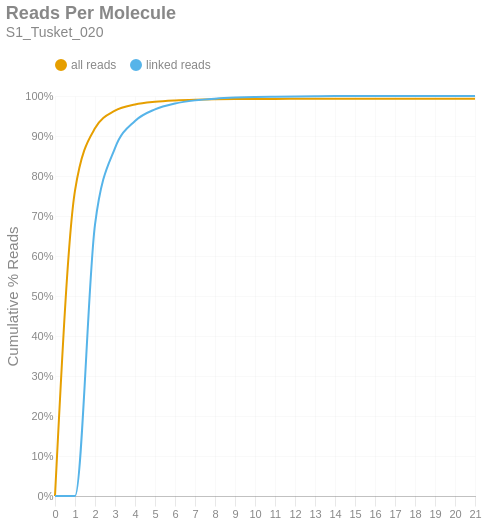

Source (notebook cell):
### Markdown cell above
### Reads per Molecule
This chart shows the cumulative distribution of the number of reads per linked molecule. That is, how many alignments are associated with a unique molecule. This excludes the number of reads associated with invalid or absent linked-read barcodes. The `linked` histogram is the percentages recalculated when disregarding singletons.

### Code cell
if SKIPLR:
    print_html(f"Skipped")
else:
    counts = np.bincount(valids['reads'].cast(pl.Int64).to_numpy())
    weighted = counts * np.arange(len(counts))
    all_perc = weighted / n_reads
    linked_perc = weighted / n_linked_reads
    linked_perc[1] = 0
    binned_df = pl.DataFrame({
        'readsper': list(range(len(counts))),
        'all reads (cumsum)': np.cumsum(all_perc).tolist(),
        'linked reads (cumsum)': np.cumsum(linked_perc).tolist(),
    })

    with SafeRender(binned_df):
        (
            density_plot(binned_df, 'Reads Per Molecule', samplename, 'readspmol')
            .encode(
                x=alt.X('readsper:O', title=None).axis(labelAngle=0).scale(padding=0),
                y=alt.Y('value:Q', title='Cumulative % Reads').axis(format='%').stack(False),
                color=alt.Color("key:N").scale(domain=["all reads", "linked reads"]),
                tooltip=[
                    alt.Tooltip("key:N", title="Data Type"),
                    alt.Tooltip("readsper:O", title="Reads Per Molecule"),
                    alt.Tooltip("value:Q", format=".2%", title="% Reads (Cum.)")
                ]            
            )
        ).display()

### Figure 1 — Vega-Lite specification as saved in the notebook (floating-point values rounded to 4 significant figures)
{"width": "container", "height": 400, "config": {"title": {"anchor": "start", "dy": -15, "fontSize": 18, "color": "#888888", "subtitleColor": "#888888", "subtitleFontSize": 14}, "arc": {"fill": "#0072B2"}, "axis": {"domainColor": "#888888", "domainWidth": 0.5, "gridWidth": 0.2, "grid": false, "titleFontWeight": 400, "titleFontSize": 15, "labelFontSize": 11, "labelColor": "#888888", "tickColor": "#888888", "tickWidth": 0.2, "titleColor": "#888888"}, "axisBand": {"grid": false}, "axisX": {"grid": true, "tickSize": 10, "domainCap": "round"}, "axisY": {"domain": false, "grid": true, "tickSize": 0, "domainCap": "round"}, "background": "transparent", "header": {"labelFontSize": 15, "labelColor": "#888888", "titleFontSize": 15, "titleFontWeight": 600, "titleColor": "#888888"}, "legend": {"labelFont": "sans-serif", "labelFontSize": 12, "labelColor": "#888888", "symbolSize": 100, "symbolType": "circle", "titleFontSize": 12, "titlePadding": 10, "titleColor": "#888888", "title": null, "orient": "top"}, "range": {"category": ["#E69F00", "#56B4E9", "#009E73", "#F0E442", "#0072B2", "#D55E00", "#CC79A7", "#000000"], "diverging": ["#cfe8f3", "#a2d4ec", "#73bfe2", "#46abdb", "#1696d2", "#12719e"]}, "area": {"fill": "#0072B2", "fillOpacity": 0.7, "line": true, "strokeOpacity": 0.7}, "line": {"color": "#0072B2", "stroke": "#0072B2", "strokeWidth": 2}, "trail": {"color": "#0072B2", "stroke": "#0072B2", "strokeWidth": 0, "size": 1}, "point": {"filled": true, "fillOpacity": 1.0, "size": 95}, "text": {"color": "#888888", "fontSize": 11, "align": "right", "fontWeight": 400, "size": 11}, "bar": {"fill": "#0072B2", "stroke": null}, "view": {"stroke": null, "continuousWidth": 660, "continuousHeight": 400}}, "data": {"name": "data-14132873debf5e9e53e54df62064847f"}, "mark": {"type": "line", "interpolate": "monotone", "point": {"opacity": 0, "size": 275}}, "encoding": {"color": {"field": "key", "scale": {"domain": ["all reads", "linked reads"]}, "type": "nominal"}, "tooltip": [{"field": "key", "title": "Data Type", "type": "nominal"}, {"field": "readsper", "title": "Reads Per Molecule", "type": "ordinal"}, {"field": "value", "format": ".2%", "title": "% Reads (Cum.)", "type": "quantitative"}], "x": {"axis": {"labelAngle": 0}, "field": "readsper", "scale": {"padding": 0}, "title": null, "type": "ordinal"}, "y": {"axis": {"format": "%"}, "field": "value", "stack": false, "title": "Cumulative % Reads", "type": "quantitative"}}, "params": [{"name": "param_c36ac31b6afebe62", "select": {"type": "point", "fields": ["key"]}, "bind": "legend"}], "title": {"text": "Reads Per Molecule", "subtitle": "S1_Tusket_020"}, "transform": [{"fold": ["all reads (cumsum)", "linked reads (cumsum)"]}, {"calculate": "replace(datum.key, ' (cumsum)', '')", "as": "key"}, {"filter": {"param": "param_c36ac31b6afebe62"}}], "usermeta": {"embedOptions": {"downloadFileName": "S1_Tusket_020.readspmol"}}, "$schema": "https://vega.github.io/schema/vega-lite/v6.1.0.json", "datasets": {"data-14132873debf5e9e53e54df62064847f": [{"readsper": 0, "all reads (cumsum)": 0.0, "linked reads (cumsum)": 0.0}, {"readsper": 1, "all reads (cumsum)": 0.7634, "linked reads (cumsum)": 0.0}, {"readsper": 2, "all reads (cumsum)": 0.9193, "linked reads (cumsum)": 0.6786}, {"readsper": 3, "all reads (cumsum)": 0.9632, "linked reads (cumsum)": 0.8699}, {"readsper": 4, "all reads (cumsum)": 0.9788, "linked reads (cumsum)": 0.9377}, {"readsper": 5, "all reads (cumsum)": 0.9855, "linked reads (cumsum)": 0.9667}, {"readsper": 6, "all reads (cumsum)": 0.9888, "linked reads (cumsum)": 0.9812}, {"readsper": 7, "all reads (cumsum)": 0.9906, "linked reads (cumsum)": 0.9891}, {"readsper": 8, "all reads (cumsum)": 0.9916, "linked reads (cumsum)": 0.9934}, {"readsper": 9, "all reads (cumsum)": 0.9922, "linked reads (cumsum)": 0.996}, {"readsper": 10, "all reads (cumsum)": 0.9926, "linked reads (cumsum)": 0.9976}, {"readsper": 11, "all reads (cumsum)": 0.9928, "linked reads (cumsum)": 0.9984}, {"readsper": 12, "all reads (cumsum)": 0.9929, "linked reads (cumsum)": 0.999}, {"readsper": 13, "all reads (cumsum)": 0.993, "linked reads (cumsum)": 0.9995}, {"readsper": 14, "all reads (cumsum)": 0.9931, "linked reads (cumsum)": 0.9998}, {"readsper": 15, "all reads (cumsum)": 0.9931, "linked reads (cumsum)": 0.9998}, {"readsper": 16, "all reads (cumsum)": 0.9931, "linked reads (cumsum)": 0.9999}, {"readsper": 17, "all reads (cumsum)": 0.9931, "linked reads (cumsum)": 0.9999}, {"readsper": 18, "all reads (cumsum)": 0.9931, "linked reads (cumsum)": 1.0}, {"readsper": 19, "all reads (cumsum)": 0.9931, "linked reads (cumsum)": 1.0}, {"readsper": 20, "all reads (cumsum)": 0.9931, "linked reads (cumsum)": 1.0}, {"readsper": 21, "all reads (cumsum)": 0.9931, "linked reads (cumsum)": 1.0}]}}
